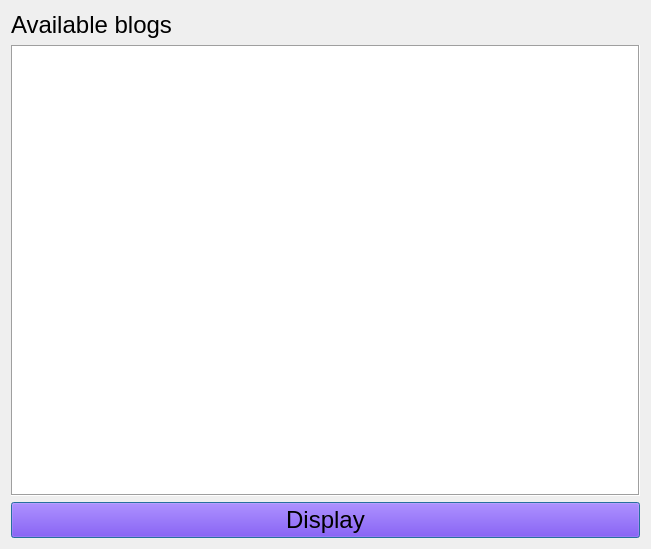
<?xml version="1.0" encoding="UTF-8"?>
<ui version="4.0">
 <class>Dialog</class>
 <widget class="QDialog" name="Dialog">
  <property name="geometry">
   <rect>
    <x>0</x>
    <y>0</y>
    <width>651</width>
    <height>549</height>
   </rect>
  </property>
  <property name="windowTitle">
   <string>UserWindow</string>
  </property>
  <property name="styleSheet">
   <string notr="true">#Dialog{
border-image:url(:/images/newQT.jpg);
}</string>
  </property>
  <layout class="QVBoxLayout" name="verticalLayout_4">
   <item>
    <layout class="QVBoxLayout" name="verticalLayout_3">
     <item>
      <widget class="QLabel" name="label">
       <property name="font">
        <font>
         <pointsize>18</pointsize>
        </font>
       </property>
       <property name="text">
        <string>Available blogs</string>
       </property>
      </widget>
     </item>
     <item>
      <layout class="QVBoxLayout" name="verticalLayout">
       <item>
        <widget class="QTableView" name="tableView">
         <property name="minimumSize">
          <size>
           <width>500</width>
           <height>400</height>
          </size>
         </property>
         <property name="font">
          <font>
           <pointsize>24</pointsize>
          </font>
         </property>
         <property name="frameShape">
          <enum>QFrame::Box</enum>
         </property>
         <property name="lineWidth">
          <number>1</number>
         </property>
         <property name="iconSize">
          <size>
           <width>0</width>
           <height>0</height>
          </size>
         </property>
         <attribute name="horizontalHeaderDefaultSectionSize">
          <number>103</number>
         </attribute>
        </widget>
       </item>
       <item>
        <widget class="QPushButton" name="pushButton">
         <property name="minimumSize">
          <size>
           <width>0</width>
           <height>0</height>
          </size>
         </property>
         <property name="font">
          <font>
           <pointsize>18</pointsize>
          </font>
         </property>
         <property name="styleSheet">
          <string notr="true">QPushButton{
	background-color: rgb(85, 0, 255);

}

QPushButton:hover{
background-color: rgb(255, 0, 255);
	color: rgb(255, 255, 255);
}
QPushButton:pressed{
	background-color: rgb(100, 0, 255);
}</string>
         </property>
         <property name="text">
          <string>Display</string>
         </property>
        </widget>
       </item>
      </layout>
     </item>
    </layout>
   </item>
  </layout>
 </widget>
 <resources/>
 <connections/>
</ui>
